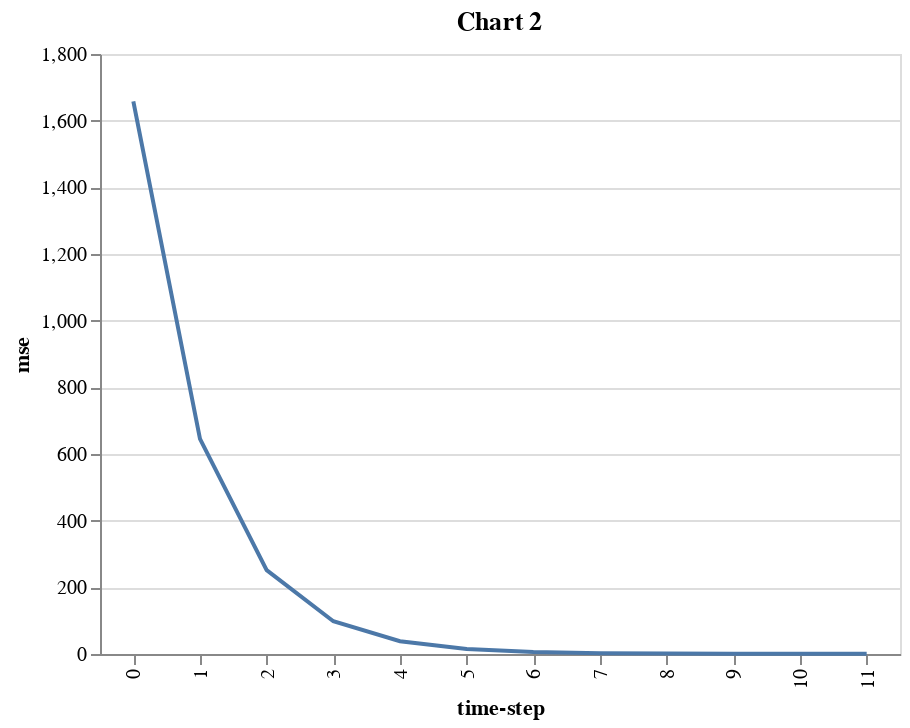

Here is the notebook cell this chart was saved with:
### Code cell
mse_df = pd.DataFrame({'mse':mse, 'time-step': np.arange(0, len(mse))})
base = alt.Chart(mse_df).encode(x="time-step:O")
base.mark_line().encode(
    y="mse"
).properties(
    width=400,
    title='Chart 2'
)

### Figure 1 — Vega-Lite specification as saved in the notebook (floating-point values rounded to 4 significant figures)
{"config": {"view": {"continuousWidth": 300, "continuousHeight": 300}}, "data": {"name": "data-b5c041aa555c1ef06bca6e0628371a8d"}, "mark": {"type": "line"}, "encoding": {"x": {"field": "time-step", "type": "ordinal"}, "y": {"field": "mse", "type": "quantitative"}}, "title": "Chart 2", "width": 400, "$schema": "https://vega.github.io/schema/vega-lite/v5.20.1.json", "datasets": {"data-b5c041aa555c1ef06bca6e0628371a8d": [{"mse": 1658.0, "time-step": 0}, {"mse": 645.6, "time-step": 1}, {"mse": 251.6, "time-step": 2}, {"mse": 98.17, "time-step": 3}, {"mse": 38.43, "time-step": 4}, {"mse": 15.17, "time-step": 5}, {"mse": 6.118, "time-step": 6}, {"mse": 2.592, "time-step": 7}, {"mse": 1.219, "time-step": 8}, {"mse": 0.6848, "time-step": 9}, {"mse": 0.4766, "time-step": 10}, {"mse": 0.3956, "time-step": 11}]}}
